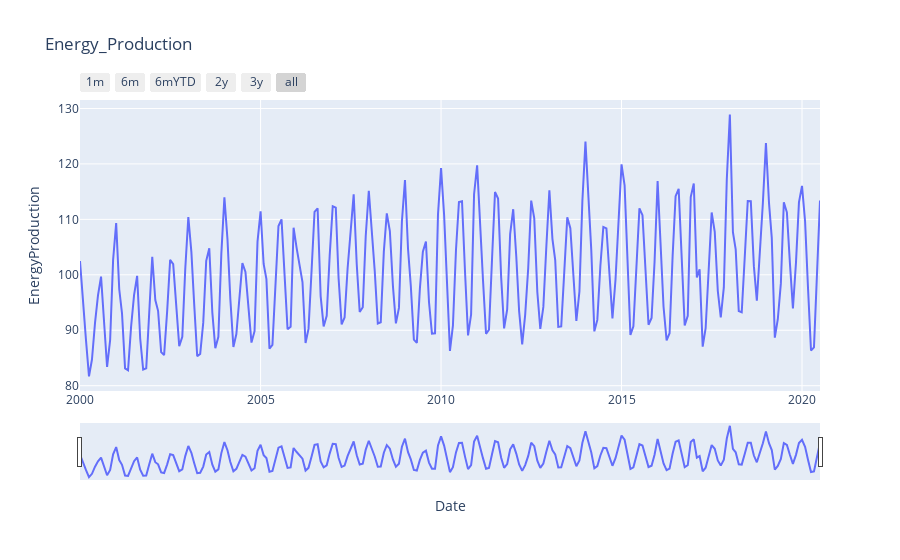

The cell this chart's notebook holds for it:
### Code cell
import plotly.express as px
fig = px.line(df, x = 'Date',y = 'EnergyProduction',title = 'Energy_Production')

fig.update_xaxes(
    rangeslider_visible= True,
    rangeselector=dict(
                        buttons = list([
                        dict(count = 1,label = '1m',step='month',stepmode = "backward"),
                        dict(count = 2,label = '6m',step='month',stepmode = "backward"),
                        dict(count = 3,label = '6mYTD',step='month',stepmode = "todate"),
                        dict(count = 4,label = '2y',step='year',stepmode = "backward"),
                        dict(count = 5,label = '3y',step='year',stepmode = "backward"),
                        dict(step= 'all')
                            ])        
                        )
                   )
fig.show()

### Figure 1 — Plotly figure (JSON) as saved in the notebook; plotly's stock layout.template omitted (floating-point values rounded to 4 significant figures; data arrays with more than 128 entries replaced by an {"elided": "..."} marker saying what was removed)
{"data": [{"hoverlabel": {"namelength": 0}, "hovertemplate": "Date=%{x}<br>EnergyProduction=%{y}", "legendgroup": "", "line": {"color": "#636efa", "dash": "solid"}, "mode": "lines", "name": "", "showlegend": false, "type": "scatter", "x": {"elided": "247 str values"}, "xaxis": "x", "y": {"elided": "247 float values"}, "yaxis": "y"}], "layout": {"legend": {"tracegroupgap": 0}, "title": {"text": "Energy_Production"}, "xaxis": {"anchor": "y", "domain": [0, 1], "rangeselector": {"buttons": [{"count": 1, "label": "1m", "step": "month", "stepmode": "backward"}, {"count": 2, "label": "6m", "step": "month", "stepmode": "backward"}, {"count": 3, "label": "6mYTD", "step": "month", "stepmode": "todate"}, {"count": 4, "label": "2y", "step": "year", "stepmode": "backward"}, {"count": 5, "label": "3y", "step": "year", "stepmode": "backward"}, {"step": "all"}]}, "rangeslider": {"visible": true}, "title": {"text": "Date"}}, "yaxis": {"anchor": "x", "domain": [0, 1], "title": {"text": "EnergyProduction"}}}}
